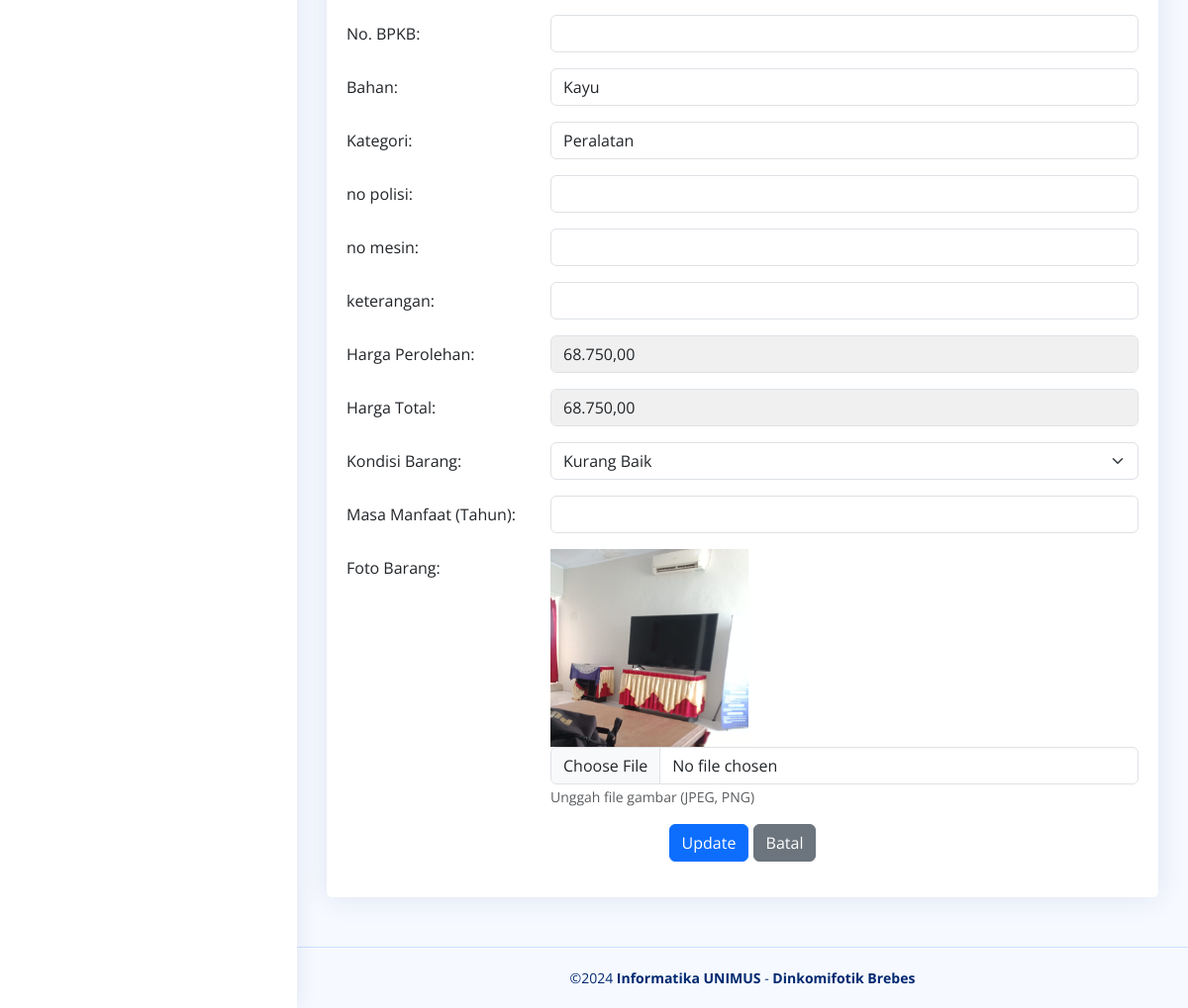
Before: /frm_edit_barang.php?kode_barang=1.3.2.05.003.001.008 (lower part) with the older database file.
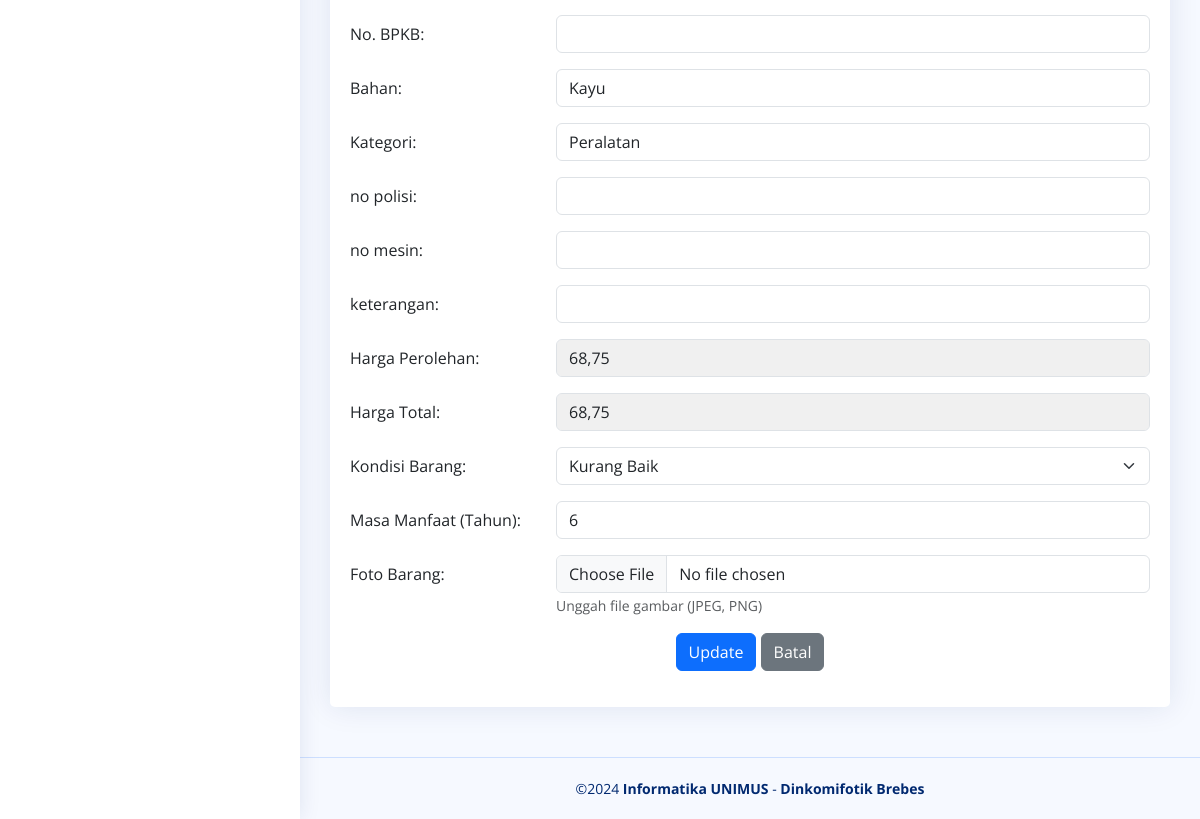
After: the same page with the newer database file.
### tables this page shows
CREATE TABLE `data_barang` (
  `kode_barang` varchar(50) NOT NULL,
  `nama_barang` varchar(100) NOT NULL,
  `no_regristrasi` varchar(50) DEFAULT NULL,
  `kode_pemilik` varchar(50) DEFAULT NULL,
  `ruang_asal` varchar(100) DEFAULT NULL,
  `ruang_sekarang` varchar(100) DEFAULT NULL,
  `bid_ruang` varchar(50) DEFAULT NULL,
  `tempat_ruang` varchar(50) DEFAULT NULL,
  `tgl_pembelian` date DEFAULT NULL,
  `tgl_pembukuan` date DEFAULT NULL,
  `merk` varchar(100) DEFAULT NULL,
  `type` varchar(100) DEFAULT NULL,
  `kategori` varchar(100) DEFAULT NULL,
  `ukuran_CC` varchar(50) DEFAULT NULL,
  `no_pabrik` varchar(50) DEFAULT NULL,
  `no_rangka` varchar(50) DEFAULT NULL,
  `no_bpkb` varchar(50) DEFAULT NULL,
  `bahan` varchar(100) DEFAULT NULL,
  `no_mesin` varchar(50) DEFAULT NULL,
  `no_polisi` varchar(50) DEFAULT NULL,
  `kondisi_barang` varchar(50) DEFAULT NULL,
  `masa_manfaat` varchar(50) DEFAULT NULL,
  `harga_awal` decimal(15,2) DEFAULT NULL,
  `harga_total` decimal(15,2) DEFAULT NULL,
  `keterangan` text DEFAULT NULL,
  `foto_barang` varchar(255) DEFAULT NULL
);

### frm_edit_barang.php (the view, shortened to what this page needs)
<?php
include('koneksi/koneksi.php');
$kode_barang = $_GET['kode_barang'];
$sql_barang = "SELECT * FROM data_barang WHERE kode_barang = '$kode_barang'";
$result_barang = mysqli_query($conn, $sql_barang);
if (mysqli_num_rows($result_barang) > 0) {
    $row_barang = mysqli_fetch_assoc($result_barang);
} else {
    echo "Data barang tidak ditemukan.";
    exit;
}
?>
<?php include("component/header.php"); ?>
<main id="main" class="main">
  <div class="card">
    <div class="card-body">
      <form id="editBarangForm" action="proses/barang/edit_barang.php" method="post" enctype="multipart/form-data">
        <div class="row mb-3">
          <label for="no_bpkb" class="col-sm-3 col-form-label">No. BPKB:</label>
          <div class="col-sm-9">
            <input type="text" id="no_bpkb" name="no_bpkb" class="form-control" value="<?php echo htmlspecialchars($row_barang['no_bpkb']); ?>">
          </div>
        </div>
        <div class="row mb-3">
          <label for="bahan" class="col-sm-3 col-form-label">Bahan:</label>
          <div class="col-sm-9">
            <input type="text" id="bahan" name="bahan" class="form-control" value="<?php echo htmlspecialchars($row_barang['bahan']); ?>">
          </div>
        </div>
        <div class="row mb-3">
          <label for="kategori" class="col-sm-3 col-form-label">Kategori:</label>
          <div class="col-sm-9">
            <input type="text" id="kategori" name="kategori" class="form-control" value="<?php echo htmlspecialchars($row_barang['kategori']); ?>">
          </div>
        </div>
        <div class="row mb-3">
          <label for="no_polisi" class="col-sm-3 col-form-label">no polisi:</label>
          <div class="col-sm-9">
            <input type="text" id="no_polisi" name="no_polisi" class="form-control" value="<?php echo htmlspecialchars($row_barang['no_polisi']); ?>">
          </div>
        </div>
        <div class="row mb-3">
          <label for="no_mesin" class="col-sm-3 col-form-label">no mesin:</label>
          <div class="col-sm-9">
            <input type="text" id="no_mesin" name="no_mesin" class="form-control" value="<?php echo htmlspecialchars($row_barang['no_mesin']); ?>">
          </div>
        </div>
        <div class="row mb-3">
          <label for="keterangan" class="col-sm-3 col-form-label">keterangan:</label>
          <div class="col-sm-9">
            <input type="text" id="keterangan" name="keterangan" class="form-control" value="<?php echo htmlspecialchars($row_barang['keterangan']); ?>">
          </div>
        </div>
        <div class="row mb-3">
          <label for="harga_awal" class="col-sm-3 col-form-label">Harga Perolehan:</label>
          <div class="col-sm-9">
            <input type="text" id="harga_awal" name="harga_awal" class="form-control" value="<?php echo number_format($row_barang['harga_awal'], 2, ',', '.'); ?>" readonly style="background-color: #f0f0f0;">
          </div>
        </div>
        <div class="row mb-3">
          <label for="harga_total" class="col-sm-3 col-form-label">Harga Total:</label>
          <div class="col-sm-9">
            <input type="text" id="harga_total" name="harga_total" class="form-control" value="<?php echo number_format($row_barang['harga_total'], 2, ',', '.'); ?>" readonly style="background-color: #f0f0f0;">
          </div>
        </div>
        <div class="row mb-3">
          <label for="kondisi_barang" class="col-sm-3 col-form-label">Kondisi Barang:</label>
          <div class="col-sm-9">
            <select name="kondisi_barang" class="form-select" required>
              <option value="Kurang Baik" <?php echo ($row_barang['kondisi_barang'] == 'Kurang Baik') ? 'selected' : ''; ?>>Kurang Baik</option>
            </select>
          </div>
        </div>
        <div class="row mb-3">
          <label for="masa_manfaat" class="col-sm-3 col-form-label">Masa Manfaat (Tahun):</label>
          <div class="col-sm-9">
            <input type="number" id="masa_manfaat" name="masa_manfaat" class="form-control" value="<?php echo htmlspecialchars($row_barang['masa_manfaat']); ?>" required>
          </div>
        </div>
        <div class="row mb-3">
          <label for="foto_barang" class="col-sm-3 col-form-label">Foto Barang:</label>
          <div class="col-sm-9">
            <?php if (!empty($row_barang['foto_barang'])): ?>
              <img src="images/<?php echo htmlspecialchars($row_barang['foto_barang']); ?>" alt="Foto Barang" style="max-width: 200px;">
            <?php endif; ?>
            <input type="file" id="foto_barang" name="foto_barang" class="form-control">
            <small class="text-muted">Unggah file gambar (JPEG, PNG)</small>
          </div>
        </div>
        <div class="row mb-3">
          <div class="col-sm-12 text-center">
            <button type="submit" class="btn btn-primary" id="submitButton">Update</button>
            <a href="Data_barang.php" class="btn btn-secondary">Batal</a>
          </div>
        </div>
      </form>
    </div>
  </div>
</main>
<?php include("component/footer.php"); ?>

Changed rows visible on the page:
changed data_barang "Kayu": harga_awal "68.750,00" → "68,75"; harga_total "68.750,00" → "68,75"; masa_manfaat (not shown) → "6"; foto_barang: picture removed
